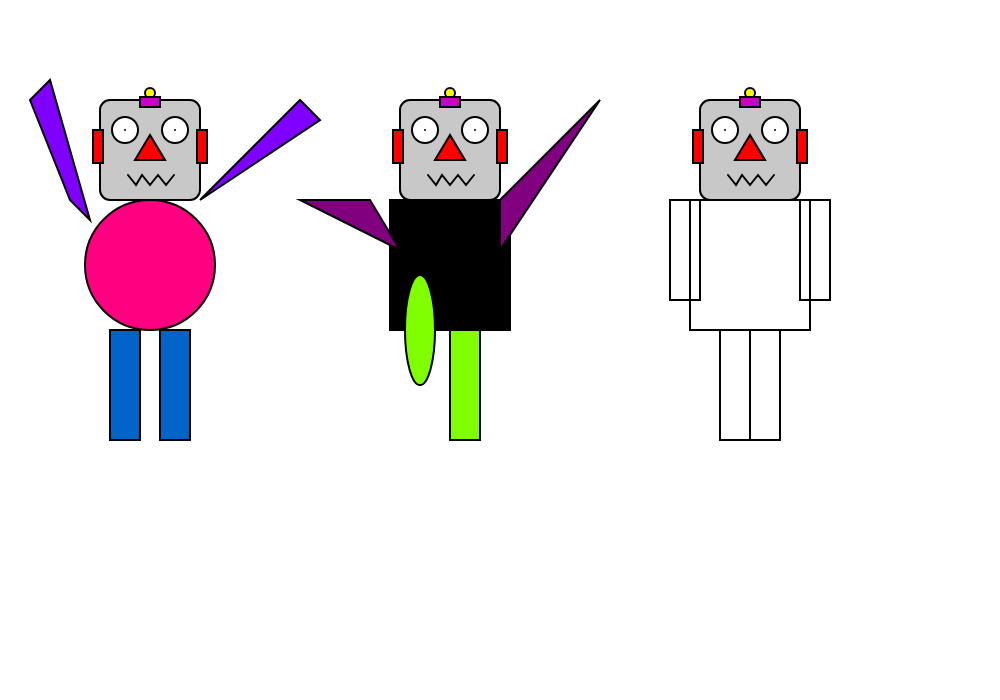
Frame 1 (no input)
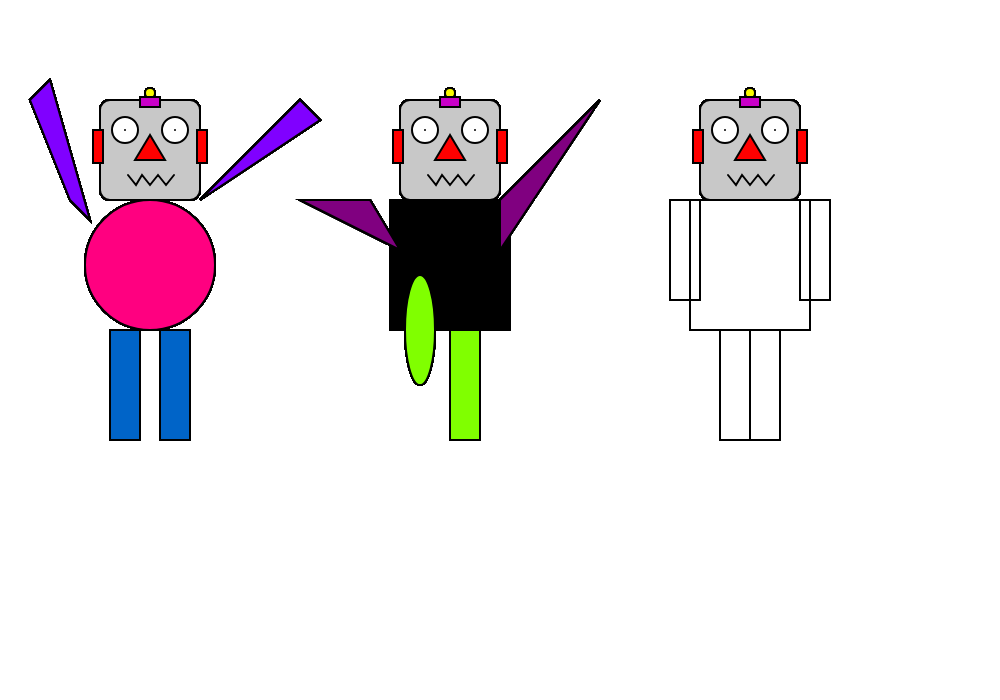
Frame 60 (no input)
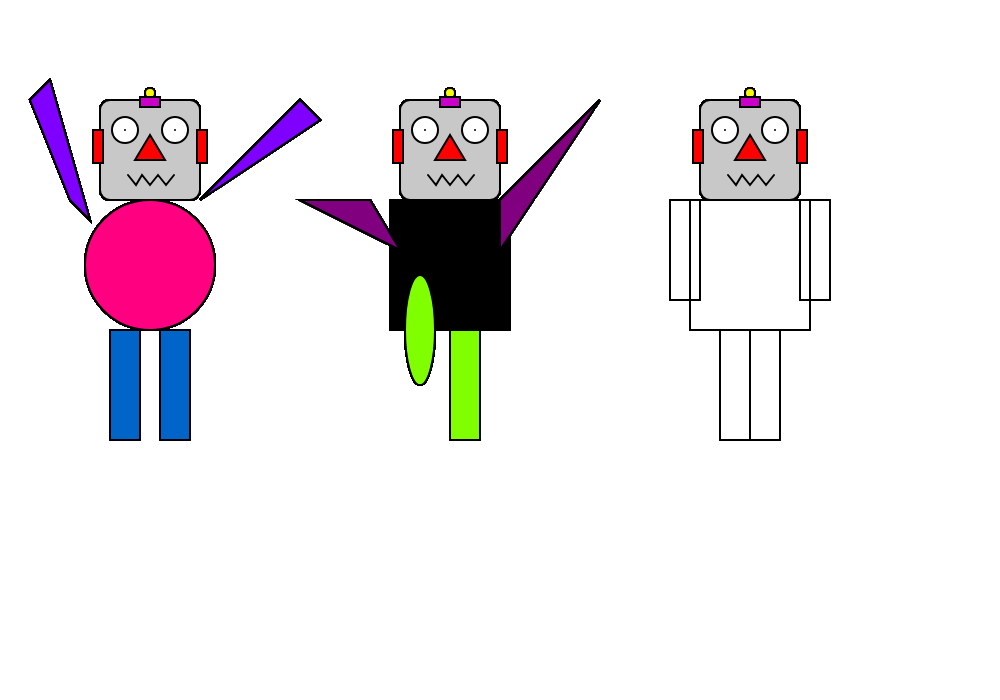
Frame 120 (the mouse pressed at the canvas centre since frame 60)

The p5.js sketch that drew these frames (run headless with seeded random() and noise() and a simulated clock; from frame 60 on, the mouse is pressed at the canvas centre):

// p5.js sketch
// ── sketch.js
function setup()
{
	//create a canvas for the robot
	createCanvas(1000, 700);
}

function draw()
{
	strokeWeight(2);

	//robot body 1 - delete this code and make your own robot body
	fill(255, 0, 128);
	ellipse(150, 265, 130, 130);
    fill(128, 0, 255);
	quad(70, 200, 30, 100, 50, 80, 90, 220);
	quad(200, 200, 300, 100, 320, 120);
    fill(0, 100, 200);
	rect(110, 330, 30, 110);
	rect(160, 330, 30, 110);

	//robot body 2 - delete this code and make your own robot body
	fill(0, 0, 0);
    rect(390, 200, 120, 130);
    fill(128, 0, 128);
	triangle(370, 200, 300, 200, 400, 250);
	triangle(500, 200, 600, 100, 500, 250);
    fill(128, 255, 0);
	ellipse(420, 330, 30, 110);
	rect(450, 330, 30, 110);


	//robot body 3 - delete this code and make your own robot body
    noFill();
	rect(690, 200, 120, 130);
	rect(670, 200, 30, 100);
	rect(800, 200, 30, 100);
	rect(720, 330, 30, 110);
	rect(750, 330, 30, 110);


	// !!! Draw the robot heads - You shouldn't need to change this code !!!

	//robot head 1
	fill(200);
	rect(100, 100, 100, 100, 10);
    //robot head 2
	rect(400, 100, 100, 100, 10);
    //robot head 3
	rect(700, 100, 100, 100, 10);

	//ears
	fill(255, 0, 0);

	//robot ears 1
	rect(93, 130, 10, 33);
	rect(197, 130, 10, 33);

	//robot ears 2
	rect(393, 130, 10, 33);
	rect(497, 130, 10, 33);

	//robot ears 3
	rect(693, 130, 10, 33);
	rect(797, 130, 10, 33);



	//robots' antennas
	fill(250, 250, 0);
    // robot antenna 1
	ellipse(150, 93, 10, 10);
    // robot antenna 1
	ellipse(450, 93, 10, 10);
    // robot antenna 1
	ellipse(750, 93, 10, 10);

    //robots' antennas
	fill(200, 0, 200);
    // robot antenna 1
	rect(140, 97, 20, 10);
    // robot antenna 2
	rect(440, 97, 20, 10);
    // robot antenna 3
	rect(740, 97, 20, 10);


	//robot 1's eyes
	fill(255);
	ellipse(125, 130, 26, 26);
	point(125, 130);
	ellipse(175, 130, 26, 26);
	point(175, 130);

	//robot 2's eyes
	ellipse(425, 130, 26, 26);
	point(425, 130);
	ellipse(475, 130, 26, 26);
	point(475, 130);

	//robot 3's eyes
	ellipse(725, 130, 26, 26);
	point(725, 130);
	ellipse(775, 130, 26, 26);
	point(775, 130);


	//robots' noses
	fill(255, 0, 0);
    //robot 1 nose
	triangle(150, 135, 135, 160, 165, 160);
    //robot 2 nose
	triangle(450, 135, 435, 160, 465, 160);
    //robot 3 nose
	triangle(750, 135, 735, 160, 765, 160);

	//robot 1 mouth
	noFill();
	beginShape();
	vertex(128, 175);
	vertex(136, 185);
	vertex(142, 175);
	vertex(150, 185);
	vertex(158, 175);
	vertex(166, 185);
	vertex(174, 175);
	endShape();

	//robot 2 mouth
	beginShape();
	vertex(428, 175);
	vertex(436, 185);
	vertex(442, 175);
	vertex(450, 185);
	vertex(458, 175);
	vertex(466, 185);
	vertex(474, 175);
	endShape();

	//robot 3 mouth
	beginShape();
	vertex(728, 175);
	vertex(736, 185);
	vertex(742, 175);
	vertex(750, 185);
	vertex(758, 175);
	vertex(766, 185);
	vertex(774, 175);
	endShape();
}
